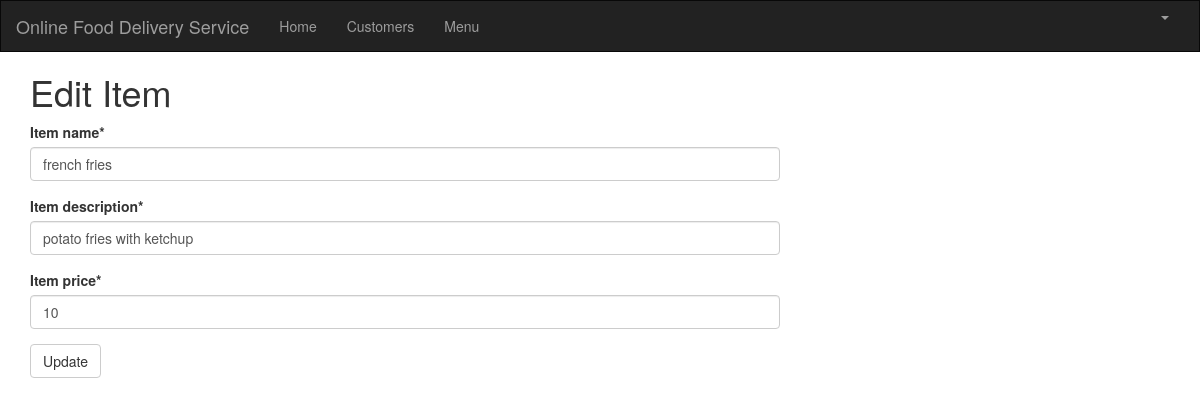
Screenshot of /item/6/edit/ (signed in) with the database file from the repository.
### users/models.py (models this page shows, shortened)
class Item(models.Model):
    item_name = models.CharField(blank=False, max_length=50)
    item_description = models.CharField(max_length=500)
    item_price = models.CharField(blank=False, max_length=200)
    created_date = models.DateTimeField(
        default=timezone.now)
    updated_date = models.DateTimeField(auto_now_add=True)

### users/views.py (the view)
# urls.py: path('item/<int:pk>/edit/', views.item_edit, name='item_edit'),
@login_required
def item_edit(request, pk):
    item = get_object_or_404(Item, pk=pk)
    if request.method == "POST":
        form = ItemForm(request.POST, instance=item)
        if form.is_valid():
            item = form.save(commit=False)
            item.updated_date = timezone.now()
            item.save()
            item = Item.objects.filter(created_date__lte=timezone.now())
            return render(request, 'users/item_list.html',
                          {'items': item})
    else:
        form = ItemForm(instance=item)
    return render(request, 'users/item_edit.html', {'form': form})

### users/forms.py
class ItemForm(forms.ModelForm):
    class Meta:
        model = Item
        fields = ('item_name', 'item_description', 'item_price',)

### users/templates/users/item_edit.html
{% extends 'users/base.html' %}
{% load crispy_forms_tags %}
{% block content %}
    <h1>Edit Item</h1>
    <form method="POST" class="item-form">{% csrf_token %}
        {{ form|crispy }}
        <button type="submit" class="save btn btn-default">Update</button>
    </form>
{% endblock %}

### rows the page displays
Item: item_name "french fries", item_description "potato fries with ketchup", item_price "10"
